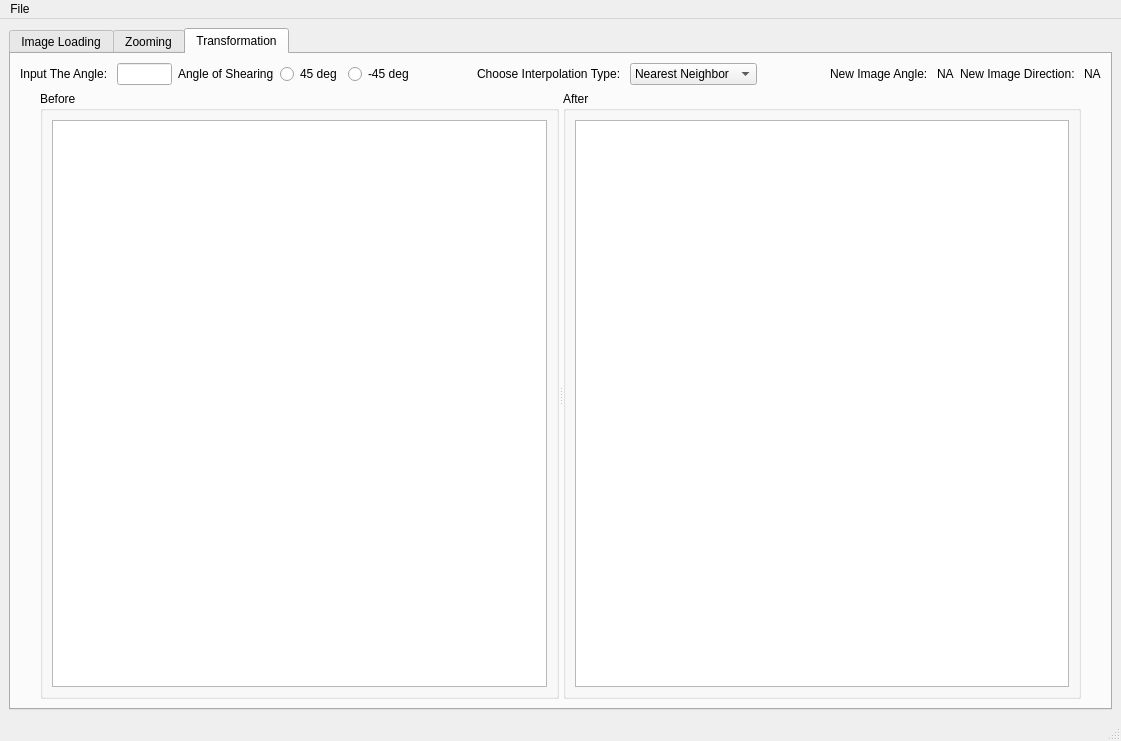
<?xml version="1.0" encoding="UTF-8"?>
<ui version="4.0">
 <class>MainWindow</class>
 <widget class="QMainWindow" name="MainWindow">
  <property name="geometry">
   <rect>
    <x>0</x>
    <y>0</y>
    <width>1121</width>
    <height>741</height>
   </rect>
  </property>
  <property name="windowTitle">
   <string>MainWindow</string>
  </property>
  <widget class="QWidget" name="centralwidget">
   <layout class="QGridLayout" name="gridLayout_5">
    <item row="0" column="0">
     <widget class="QTabWidget" name="tabWidget">
      <property name="currentIndex">
       <number>2</number>
      </property>
      <widget class="QWidget" name="tab_loading">
       <attribute name="title">
        <string>Image Loading</string>
       </attribute>
       <layout class="QGridLayout" name="gridLayout_2">
        <item row="0" column="0">
         <widget class="QGroupBox" name="groupBox">
          <property name="title">
           <string/>
          </property>
          <layout class="QGridLayout" name="gridLayout">
           <item row="0" column="0">
            <widget class="QGroupBox" name="groupBox_2">
             <property name="maximumSize">
              <size>
               <width>600</width>
               <height>16777215</height>
              </size>
             </property>
             <property name="title">
              <string>Image Information</string>
             </property>
             <layout class="QVBoxLayout" name="verticalLayout">
              <item>
               <widget class="QGroupBox" name="groupBox_3">
                <property name="title">
                 <string>All Types</string>
                </property>
                <widget class="QWidget" name="layoutWidget">
                 <property name="geometry">
                  <rect>
                   <x>12</x>
                   <y>31</y>
                   <width>491</width>
                   <height>251</height>
                  </rect>
                 </property>
                 <layout class="QGridLayout" name="gridLayout_3">
                  <item row="0" column="0">
                   <layout class="QVBoxLayout" name="verticalLayout_2">
                    <item>
                     <widget class="QLabel" name="ImageWidth_label">
                      <property name="text">
                       <string>Image Width: </string>
                      </property>
                     </widget>
                    </item>
                    <item>
                     <widget class="QLabel" name="ImageHeight_label">
                      <property name="text">
                       <string>Image Height: </string>
                      </property>
                     </widget>
                    </item>
                    <item>
                     <widget class="QLabel" name="BitDepth_label">
                      <property name="text">
                       <string>Bit depth (bit/pixel): </string>
                      </property>
                     </widget>
                    </item>
                    <item>
                     <widget class="QLabel" name="ImageColor_label">
                      <property name="text">
                       <string>Image Color: </string>
                      </property>
                     </widget>
                    </item>
                    <item>
                     <widget class="QLabel" name="ImageSize_label">
                      <property name="text">
                       <string>Image Total size in bits: </string>
                      </property>
                     </widget>
                    </item>
                   </layout>
                  </item>
                  <item row="0" column="1">
                   <layout class="QVBoxLayout" name="verticalLayout_3">
                    <item>
                     <widget class="QLabel" name="IWdisplay_label">
                      <property name="text">
                       <string>TextLabel</string>
                      </property>
                     </widget>
                    </item>
                    <item>
                     <widget class="QLabel" name="IHdisplay_label">
                      <property name="text">
                       <string>TextLabel</string>
                      </property>
                     </widget>
                    </item>
                    <item>
                     <widget class="QLabel" name="BDdisplay_label">
                      <property name="text">
                       <string>TextLabel</string>
                      </property>
                     </widget>
                    </item>
                    <item>
                     <widget class="QLabel" name="ICdisplay_label">
                      <property name="text">
                       <string>TextLabel</string>
                      </property>
                     </widget>
                    </item>
                    <item>
                     <widget class="QLabel" name="ISdisplay_label">
                      <property name="text">
                       <string>TextLabel</string>
                      </property>
                     </widget>
                    </item>
                   </layout>
                  </item>
                 </layout>
                </widget>
               </widget>
              </item>
              <item>
               <widget class="QGroupBox" name="groupBox_4">
                <property name="title">
                 <string>Dicom Only</string>
                </property>
                <widget class="QWidget" name="layoutWidget">
                 <property name="geometry">
                  <rect>
                   <x>10</x>
                   <y>30</y>
                   <width>491</width>
                   <height>251</height>
                  </rect>
                 </property>
                 <layout class="QHBoxLayout" name="horizontalLayout">
                  <item>
                   <layout class="QVBoxLayout" name="verticalLayout_4">
                    <item>
                     <widget class="QLabel" name="ModalityUsed_label">
                      <property name="text">
                       <string>Modality used: </string>
                      </property>
                     </widget>
                    </item>
                    <item>
                     <widget class="QLabel" name="label_2">
                      <property name="text">
                       <string>Patient name: </string>
                      </property>
                     </widget>
                    </item>
                    <item>
                     <widget class="QLabel" name="label_3">
                      <property name="text">
                       <string>Patient Age: </string>
                      </property>
                     </widget>
                    </item>
                    <item>
                     <widget class="QLabel" name="label_4">
                      <property name="text">
                       <string>Body part examined: </string>
                      </property>
                     </widget>
                    </item>
                   </layout>
                  </item>
                  <item>
                   <layout class="QVBoxLayout" name="verticalLayout_5">
                    <item>
                     <widget class="QLabel" name="MUdisplay_label">
                      <property name="text">
                       <string>TextLabel</string>
                      </property>
                     </widget>
                    </item>
                    <item>
                     <widget class="QLabel" name="PNdisplay_label">
                      <property name="text">
                       <string>TextLabel</string>
                      </property>
                     </widget>
                    </item>
                    <item>
                     <widget class="QLabel" name="PAdisplay_label">
                      <property name="text">
                       <string>TextLabel</string>
                      </property>
                     </widget>
                    </item>
                    <item>
                     <widget class="QLabel" name="BPdisplay_label">
                      <property name="text">
                       <string>TextLabel</string>
                      </property>
                     </widget>
                    </item>
                   </layout>
                  </item>
                 </layout>
                </widget>
               </widget>
              </item>
             </layout>
            </widget>
           </item>
           <item row="0" column="1">
            <widget class="QGroupBox" name="groupBox_5">
             <property name="title">
              <string>Image Display</string>
             </property>
             <layout class="QGridLayout" name="gridLayout_4">
              <item row="0" column="0">
               <widget class="QLabel" name="ImageDisplay_label">
                <property name="maximumSize">
                 <size>
                  <width>1200</width>
                  <height>800</height>
                 </size>
                </property>
                <property name="text">
                 <string>TextLabel</string>
                </property>
               </widget>
              </item>
             </layout>
            </widget>
           </item>
          </layout>
         </widget>
        </item>
       </layout>
      </widget>
      <widget class="QWidget" name="tab_zooming">
       <attribute name="title">
        <string>Zooming</string>
       </attribute>
       <layout class="QGridLayout" name="gridLayout_16">
        <item row="0" column="0">
         <layout class="QGridLayout" name="gridLayout_6">
          <item row="0" column="0">
           <layout class="QHBoxLayout" name="horizontalLayout_2">
            <item>
             <widget class="QLabel" name="Zooming_Factor_label">
              <property name="text">
               <string>Zooming Factor: </string>
              </property>
             </widget>
            </item>
            <item>
             <widget class="QLineEdit" name="lineEdit"/>
            </item>
            <item>
             <widget class="QLabel" name="H_label">
              <property name="text">
               <string>New H: </string>
              </property>
             </widget>
            </item>
            <item>
             <widget class="QLabel" name="H_display_label">
              <property name="text">
               <string>NA</string>
              </property>
             </widget>
            </item>
            <item>
             <widget class="QLabel" name="label">
              <property name="text">
               <string>New W: </string>
              </property>
             </widget>
            </item>
            <item>
             <widget class="QLabel" name="W_display_label">
              <property name="text">
               <string>NA</string>
              </property>
             </widget>
            </item>
            <item>
             <widget class="QLabel" name="CheckToHide_label">
              <property name="text">
               <string>Check to Hide: </string>
              </property>
             </widget>
            </item>
            <item>
             <widget class="QCheckBox" name="checkBox_nearest">
              <property name="text">
               <string>Nearest</string>
              </property>
             </widget>
            </item>
            <item>
             <widget class="QCheckBox" name="checkBox_linear">
              <property name="maximumSize">
               <size>
                <width>2000</width>
                <height>200</height>
               </size>
              </property>
              <property name="text">
               <string>Linear</string>
              </property>
             </widget>
            </item>
           </layout>
          </item>
          <item row="1" column="0">
           <layout class="QHBoxLayout" name="horizontalLayout_3">
            <item>
             <spacer name="verticalSpacer">
              <property name="orientation">
               <enum>Qt::Vertical</enum>
              </property>
              <property name="sizeType">
               <enum>QSizePolicy::Expanding</enum>
              </property>
              <property name="sizeHint" stdset="0">
               <size>
                <width>20</width>
                <height>100</height>
               </size>
              </property>
             </spacer>
            </item>
            <item>
             <widget class="QSplitter" name="splitter">
              <property name="orientation">
               <enum>Qt::Horizontal</enum>
              </property>
              <widget class="QGroupBox" name="groupBox_6">
               <property name="title">
                <string>Nearest Neighbor Interpolation</string>
               </property>
               <layout class="QGridLayout" name="gridLayout_7">
                <item row="0" column="0">
                 <widget class="QLabel" name="Nearest_ImageDisplay">
                  <property name="maximumSize">
                   <size>
                    <width>1200</width>
                    <height>800</height>
                   </size>
                  </property>
                  <property name="text">
                   <string>Add Zooming factor</string>
                  </property>
                 </widget>
                </item>
               </layout>
              </widget>
              <widget class="QGroupBox" name="groupBox_7">
               <property name="title">
                <string>Linear Interpolation</string>
               </property>
               <layout class="QGridLayout" name="gridLayout_8">
                <item row="0" column="0">
                 <widget class="QLabel" name="Linear_ImageDisplay">
                  <property name="maximumSize">
                   <size>
                    <width>1200</width>
                    <height>800</height>
                   </size>
                  </property>
                  <property name="text">
                   <string>Add Zooming Factor</string>
                  </property>
                 </widget>
                </item>
               </layout>
              </widget>
             </widget>
            </item>
            <item>
             <spacer name="verticalSpacer_2">
              <property name="orientation">
               <enum>Qt::Vertical</enum>
              </property>
              <property name="sizeType">
               <enum>QSizePolicy::Expanding</enum>
              </property>
              <property name="sizeHint" stdset="0">
               <size>
                <width>20</width>
                <height>100</height>
               </size>
              </property>
             </spacer>
            </item>
           </layout>
          </item>
         </layout>
        </item>
       </layout>
      </widget>
      <widget class="QWidget" name="tab_transformation">
       <attribute name="title">
        <string>Transformation</string>
       </attribute>
       <layout class="QGridLayout" name="gridLayout_19">
        <item row="0" column="0">
         <layout class="QVBoxLayout" name="verticalLayout_6">
          <item>
           <layout class="QHBoxLayout" name="horizontalLayout_7">
            <item>
             <widget class="QLabel" name="Input_Angle_label">
              <property name="text">
               <string>Input The Angle: </string>
              </property>
             </widget>
            </item>
            <item>
             <widget class="QLineEdit" name="Angle_lineEdit"/>
            </item>
            <item>
             <widget class="QLabel" name="Sheering_label">
              <property name="text">
               <string>Angle of Shearing</string>
              </property>
             </widget>
            </item>
            <item>
             <widget class="QRadioButton" name="radioButton_positive">
              <property name="text">
               <string>45 deg</string>
              </property>
             </widget>
            </item>
            <item>
             <widget class="QRadioButton" name="radioButton_negative">
              <property name="text">
               <string>-45 deg</string>
              </property>
             </widget>
            </item>
            <item>
             <spacer name="horizontalSpacer_2">
              <property name="orientation">
               <enum>Qt::Horizontal</enum>
              </property>
              <property name="sizeHint" stdset="0">
               <size>
                <width>110</width>
                <height>20</height>
               </size>
              </property>
             </spacer>
            </item>
            <item>
             <widget class="QLabel" name="Choose_Interpolation_label">
              <property name="text">
               <string>Choose Interpolation Type: </string>
              </property>
             </widget>
            </item>
            <item>
             <widget class="QComboBox" name="comboBox">
              <item>
               <property name="text">
                <string>Nearest Neighbor</string>
               </property>
              </item>
              <item>
               <property name="text">
                <string>Bi Linear</string>
               </property>
              </item>
             </widget>
            </item>
            <item>
             <spacer name="horizontalSpacer">
              <property name="orientation">
               <enum>Qt::Horizontal</enum>
              </property>
              <property name="sizeHint" stdset="0">
               <size>
                <width>120</width>
                <height>20</height>
               </size>
              </property>
             </spacer>
            </item>
            <item>
             <widget class="QLabel" name="NewImageAngle_label">
              <property name="text">
               <string>New Image Angle: </string>
              </property>
             </widget>
            </item>
            <item>
             <widget class="QLabel" name="NewImageAngle_label_display">
              <property name="text">
               <string>NA</string>
              </property>
             </widget>
            </item>
            <item>
             <spacer name="horizontalSpacer_3">
              <property name="orientation">
               <enum>Qt::Horizontal</enum>
              </property>
              <property name="sizeHint" stdset="0">
               <size>
                <width>40</width>
                <height>20</height>
               </size>
              </property>
             </spacer>
            </item>
            <item>
             <widget class="QLabel" name="NewImageDirection_label">
              <property name="text">
               <string>New Image Direction: </string>
              </property>
             </widget>
            </item>
            <item>
             <widget class="QLabel" name="NewImageDirection_label_display">
              <property name="text">
               <string>NA</string>
              </property>
             </widget>
            </item>
           </layout>
          </item>
          <item>
           <layout class="QHBoxLayout" name="horizontalLayout_8">
            <item>
             <spacer name="verticalSpacer_5">
              <property name="orientation">
               <enum>Qt::Vertical</enum>
              </property>
              <property name="sizeType">
               <enum>QSizePolicy::Expanding</enum>
              </property>
              <property name="sizeHint" stdset="0">
               <size>
                <width>20</width>
                <height>100</height>
               </size>
              </property>
             </spacer>
            </item>
            <item>
             <widget class="QSplitter" name="splitter_3">
              <property name="orientation">
               <enum>Qt::Horizontal</enum>
              </property>
              <widget class="QGroupBox" name="before_transformation_groupBox">
               <property name="title">
                <string>Before</string>
               </property>
               <layout class="QGridLayout" name="gridLayout_17">
                <item row="0" column="0">
                 <widget class="MplWidget" name="before"/>
                </item>
               </layout>
              </widget>
              <widget class="QGroupBox" name="after_transformation_groupBox">
               <property name="title">
                <string>After</string>
               </property>
               <layout class="QGridLayout" name="gridLayout_18">
                <item row="0" column="0">
                 <widget class="MplWidget" name="after"/>
                </item>
               </layout>
              </widget>
             </widget>
            </item>
            <item>
             <spacer name="verticalSpacer_6">
              <property name="orientation">
               <enum>Qt::Vertical</enum>
              </property>
              <property name="sizeType">
               <enum>QSizePolicy::Expanding</enum>
              </property>
              <property name="sizeHint" stdset="0">
               <size>
                <width>20</width>
                <height>100</height>
               </size>
              </property>
             </spacer>
            </item>
           </layout>
          </item>
         </layout>
        </item>
       </layout>
      </widget>
     </widget>
    </item>
   </layout>
  </widget>
  <widget class="QMenuBar" name="menubar">
   <property name="geometry">
    <rect>
     <x>0</x>
     <y>0</y>
     <width>1121</width>
     <height>26</height>
    </rect>
   </property>
   <widget class="QMenu" name="menuFile">
    <property name="title">
     <string>File</string>
    </property>
    <addaction name="actionBrowse_Image"/>
   </widget>
   <addaction name="menuFile"/>
  </widget>
  <widget class="QStatusBar" name="statusbar"/>
  <action name="actionBrowse_Image">
   <property name="text">
    <string>Browse Image</string>
   </property>
  </action>
 </widget>
 <customwidgets>
  <customwidget>
   <class>MplWidget</class>
   <extends>QGraphicsView</extends>
   <header location="global">mplwidget.h</header>
  </customwidget>
 </customwidgets>
 <resources/>
 <connections/>
</ui>
